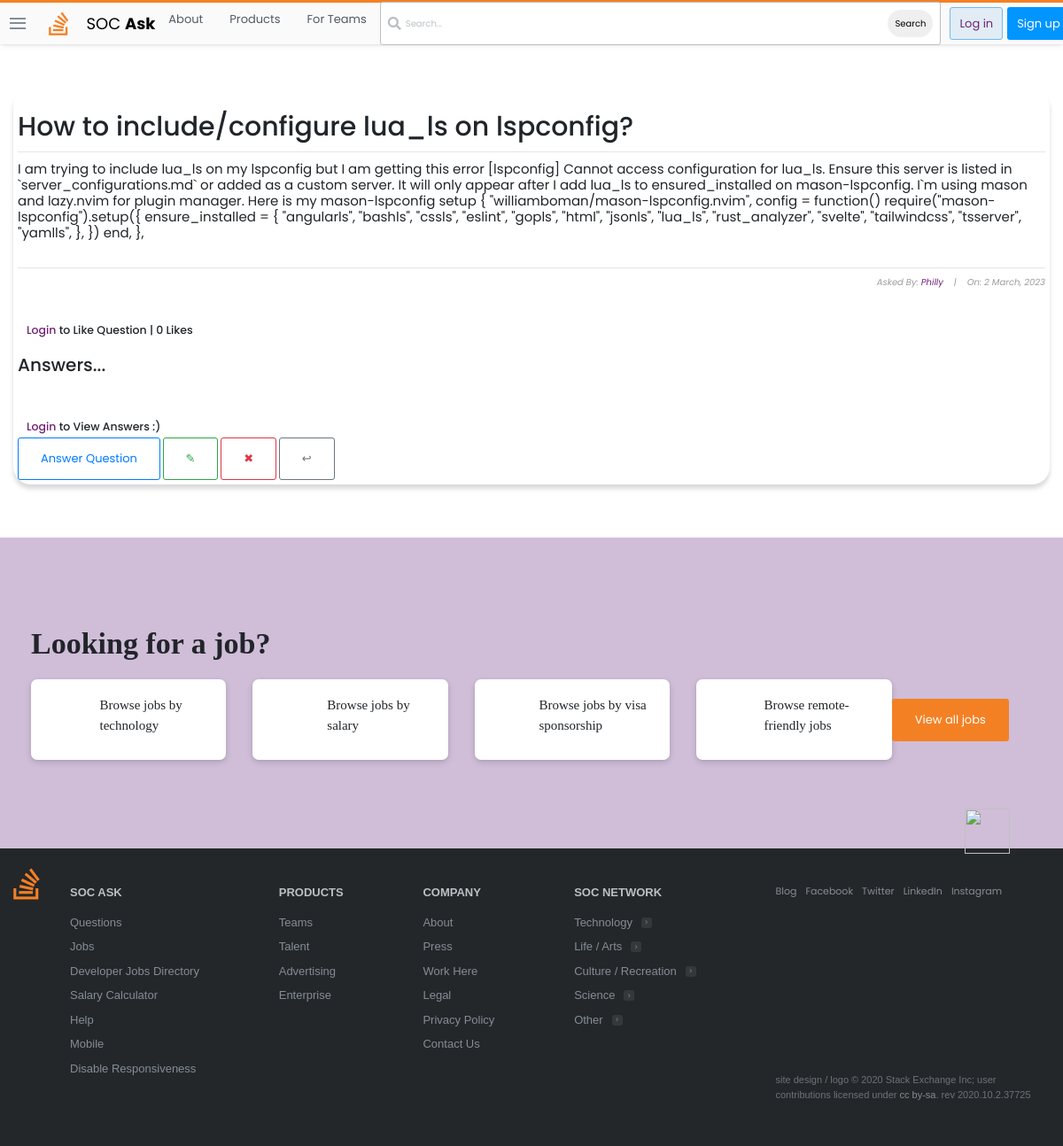
/questions/4/, run on the app's committed database.
### stackbase/models.py (models this page shows, shortened)
class Question(models.Model):
    user = models.ForeignKey(User, on_delete=models.CASCADE)
    title = models.CharField(max_length=10000)
    content = models.TextField(null=True, blank=True)
    date_created = models.DateTimeField(default=timezone.now)
    likes = models.ManyToManyField(User, related_name='likes')
    def likes_count(self):
        return self.likes.count()

### stackbase/views.py (the view)
# urls.py: path('questions/<int:pk>/', views.QuestionDetailView.as_view(),
class QuestionDetailView(DetailView):
    model = Question
    context_object_name = 'question'
    def get_context_data(self, *args, **kwargs):
        context = super(QuestionDetailView, self).get_context_data()
        name = get_object_or_404(Question, id=self.kwargs['pk'])
        likes_count = name.likes_count()
        liked = False
        if name.likes.filter(id=self.request.user.id).exists():
            liked = True
        context['likes_count'] = likes_count
        context['liked'] = liked
        return context

### stackbase/templates/stackbase/question_detail.html (shortened to what this page needs)
{% extends 'base.html' %}
{% block content %}
<!DOCTYPE html>
<html lang="en">
<head>
</head>
<body>
    <div class="container">
        <div class="list-question">
            <div class="questions">
                <div class="container" style="background-color: (201, 255, 255, 0.22); padding: 5px; box-shadow: rgba(0, 0, 0, 0.15) 0px 5px 5px 0px; border-radius: 20px;" >
                    <h3 id="fh3">{{question.title}}</h3>
                    <hr>
                    <h6 id="fh6">{{ question.content|safe }}</h6>
                    <hr>
                    <h6 id="fh6" style="font-size: 10px; font-style: italic; color: rgb(155, 155, 155); text-align: right;">Asked By: <a href="{% url 'profile' %}">{{ object.user|title }}</a>&nbsp;&nbsp;&nbsp; |&nbsp;&nbsp;&nbsp; On: {{ object.date_created|date:"j F, Y" }}</h6>
                    <br>
                        <form action="{% url 'stackbase:like_post' object.pk %}" method="POST">
                            {% if user.is_authenticated %}
                                {% if liked %}
                                    <div style="display: flex; align-items: center; margin-left: 10px;">
                                        <button type="submit" name="question_id" value="{{ question.id }}" style="border: none; border-radius: 60px;"><img src="https://image.similarpng.com/very-thumbnail/2020/06/Dislike-icon-transparent-PNG.png" alt="" style="width: 40px;"></button> <h5 style="margin-left: 10px; cursor: pointer;"> |  {{ likes_count }} Likes</h5>
                                    </div>
                                {% else %}
                                    <div style="display: flex; align-items: center; margin-left: 10px;">
                                        <button type="submit" name="question_id" value="{{ question.id }}" style="border: none; border-radius: 30px;"><img src="https://i.pinimg.com/originals/39/44/6c/39446caa52f53369b92bc97253d2b2f1.png" alt="" style="width: 40px;"></button> <h5 style="margin-left: 10px; cursor: pointer;"> |  {{ likes_count }} Likes</h5>
                                    </div>
                                {% endif %}
                            {% else %}
                                <h5 style="margin-left: 10px; cursor: pointer;"><a href="{% url 'login' %}">Login</a> to Like Question |  {{ likes_count }} Likes</h5>
                            {% endif %}
                        </form>
                    <br>
                    <h2>Answers...</h2> <br><br><br>
                    {% if user.is_authenticated %}
                        {% if not question.answer.all %}
                            <h3>No Answers yet... <a href="{% url 'stackbase:question-answer' question.id %}">Answer Question</a> </h3>
                        {% else %}
                        {% comment %} #get the related name {% endcomment %}
                            {% for comment in question.answer.all %}
                                <h3 style="font-weight: normal; font-size: 15px;">{{comment.content|safe}}</h3>
                                <h3 style="font-size: 10px;">Answered by: <i><a href="">{{comment.name}}</a> - On: {{comment.date_created|date:"j F, Y"}}</i></h3>
                                <hr>
                            {% endfor %}
                        {% endif %}
                    {% else %}
                        <h5 style="margin-left: 10px; cursor: pointer;"><a href="{% url 'login' %}">Login</a> to View Answers :) </h5>
                    {% endif %}
                    <a class="btn btn-outline-primary" id="fa" href="{% url 'stackbase:question-answer' question.id %}" style="text-decoration: none;">Answer Question</a>
                    <a style="text-decoration: none; " class="btn btn-outline-success" href="{% url 'stackbase:question-update' question.id %}">&#x270E;</a>
                    <a style="text-decoration: none; " class="btn btn-outline-danger" href="{% url 'stackbase:question-delete' question.id %}">&#x2716;</a>
                    <a style="text-decoration: none; " class="btn btn-outline-secondary" href="{% url 'stackbase:question-list' %}">&#x21a9;</a>
                </div> <br><br>
                </div> <br>
            </div>
        </div>
        <br>
</body>
</html>
{% endblock content %}

### static/main.css (style rules this page uses)
:root { --white: #fff; --black: #0c0d0e; --orange: #f48024; --yellow: #fbf2d4; --green: #5eba7d; --blue: #0077cc; --powder: #e1ecf4; --red: #d1383d; --black-025: #fafafb; --black-050: #eff0f1; --black-075: #e4e6e8; --black-100: #d6d9dc; --black-150: #c8ccd0; --black-200: #bbc0c4; --black-300: #9fa6ad; --black-350: #9199a1; --black-400: #848d95; --black-500: #6a737c; --black-600: #535a60; --black-700: #3c4146; --black-750: #2f3337; --black-800: #242729; --black-900: #0c0d0e; --orange-050: #fff7f2; --orange-100: #fee3cf; --orange-200: #fcd0ad; --orange-300: #f7aa6d; --orange-400: #f48024; --orange-500: #f2720c; --orange-600: #da670b; --orange-700: #bd5c00; --orange-800: #a35200; --orange-900: #874600; --blue-050: #f2f9ff; --blue-100: #cfeafe; --blue-200: #addafc; --blue-300: #6cbbf7; --blue-400: #379fef; --blue-500: #0095ff; --blue-600: #0077cc; --blue-700: #0064bd; --blue-800: #0054a3; --blue-900: #004487; --powder-050: #f4f8fb; --powder-100: #e1ecf4; --powder-200: #d1e5f1; --powder-300: #b3d3ea; --powder-400: #a0c7e4; --powder-500: #7aa7c7; --powder-600: #5b8db1; --powder-700: #39739d; --powder-800: #2c5777; --powder-900: #1e3c52; --green-025: #eef8f1; --green-050: #dcf0e2; --green-100: #cae8d4; --green-200: #a6d9b7; --green-300: #82ca9a; --green-400: #5eba7d; --green-500: #48a868; --green-600: #3d8f58; --green-700: #2f6f44; --green-800: #29603b; --green-900: #1e472c; --yellow-050: #fdf7e3; --yellow-100: #fbf2d4; --yellow-200: #f1e5bc; --yellow-300: #e6d178; --yellow-400: #e9c63f; --yellow-500: #ddb624; --yellow-600: #cea51b; --yellow-700: #b89516; --yellow-800: #9f8010; --yellow-900: #826a0b; --red-050: #fdf3f4; --red-100: #f9d3d7; --red-200: #f4b4bb; --red-300: #e87c87; --red-400: #de535e; --red-500: #d1383d; --red-600: #c02d2e; --red-700: #ac2726; --red-800: #942121; --red-900: #7a1819; --gold: #ffcc01; --gold-lighter: #fff4d1; --gold-darker: #f1b600; --silver: #b4b8bc; --silver-lighter: #e8e8e8; --silver-darker: #9a9c9f; --bronze: #caa789; --bronze-lighter: #f2e9e1; --bronze-darker: #ab825f; --fc-dark: #0c0d0e; --fc-medium: #3c4146; --fc-light: #6a737c; --focus-ring: rgba(0,149,255,0.15); --focus-ring-success: rgba(166,217,183,0.4); --focus-ring-warning: rgba(233,198,63,0.4); --focus-ring-error: rgba(192,45,46,0.15); --focus-ring-muted: rgba(36,39,41,0.1); --bs-sm: 0 1px 2px rgba(0,0,0,0.05),0 1px 4px rgba(0,0,0,0.05),0 2px 8px rgba(0,0,0,0.05); --bs-md: 0 1px 3px rgba(0,0,0,0.06),0 2px 6px rgba(0,0,0,0.06),0 3px 8px rgba(0,0,0,0.09); --bs-lg: 0 1px 4px rgba(0,0,0,0.09),0 3px 8px rgba(0,0,0,0.09),0 4px 13px rgba(0,0,0,0.13); --scrollbar: rgba(0,0,0,0.2); --highlight-bg: #f6f6f6; --highlight-color: #2f3337; --highlight-comment: #656e77; --highlight-punctuation: var(--black-600); --highlight-namespace: #b75501; --highlight-attribute: #015692; --highlight-literal: #b75501; --highlight-symbol: #803378; --highlight-keyword: #015692; --highlight-variable: #54790d; --highlight-addition: #2f6f44; --highlight-deletion: #c02d2e; --dark-blue:#2b2d6e; --magnolia:#f7f6f9; }
*, *::before, *::after { margin: 0; padding: 0; box-sizing: border-box; }
html { font-family: Arial, "Helvetica Neue", Helvetica, sans-serif; font-size: 10px; color: var(--black-800); }
.container { width: 100%; max-width: 126.4rem; margin: 0 auto; padding: 0 1.5rem; }
a { text-decoration: none; color: #712177; cursor: pointer; }
.btn { text-align: center; font-size: 1.3rem; border-radius: 3px; transition: all 0.5s; padding: 1.3rem 2.5rem; }

### stackbase/templates/stackbase/question_detail.html (style rules this page uses)
body { margin-top: 100px; font-family: 'Poppins', sans-serif; }
#fh3 { text-align: center; font-size: 30px; padding-top: 20px; text-align: left; }
#fh6 { text-align: left; font-size: 15px; padding-bottom: 20px; font-weight: normal; }

### data on the page
Question: title "How to include/configure lua_ls on lspconfig?", content "I am trying to include lua_ls on my lspconfig but I am getting this error [lspconfig] Cannot access configuration for lua_ls. Ensure this server is listed in `server_configurations.md` or added as a custom server. It will only appear after I add lua_ls to ensured_installed on mason-lspconfig. I`m using mason and lazy.nvim for plugin manager. Here is my mason-lspconfig setup { \"williamboman/mason-lspconfig.nvim\", config = function() require(\"mason-lspconfig\").setup({ ensure_installed = { \"angularls\", \"bashls\", \"cssls\", \"eslint\", \"gopls\", \"html\", \"jsonls\", \"lua_ls\", \"rust_analyzer\", \"svelte\", \"tailwindcss\", \"tsserver\", \"yamlls\", }, }) end, },", user "Philly", date_created "2 March, 2023"

### other printed values
{{ likes_count }} "0"
